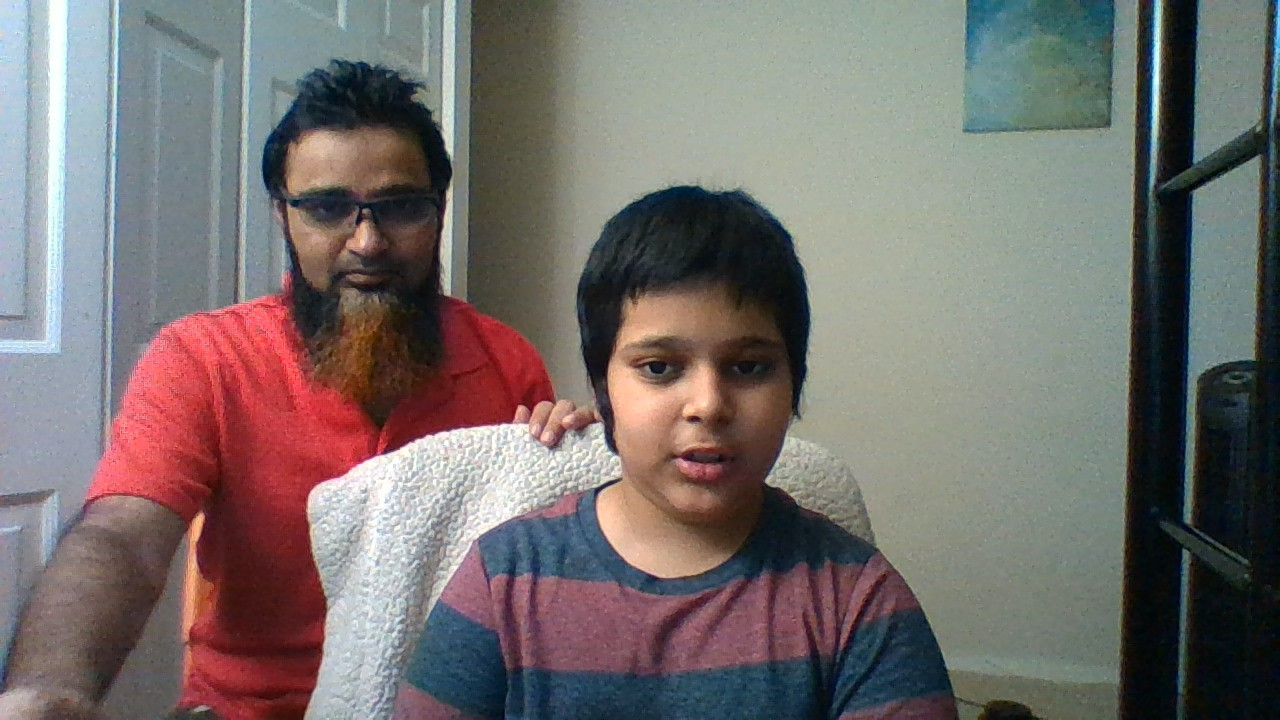
#> input picture face detection/WIN_20200810_14_47_46_Pro.jpg, 1280 x 720 px
$ python code.py
#> lines starting #> are read from the running program, lines starting #| are printed output that depends on the picture; after the words box and inside, x2 and y2 are one past the last pixel; in counts of white or black regions, pixels touching at a corner belong together
import cv2
face_cascade=cv2.CascadeClassifier(cv2.data.haarcascades+'haarcascade_frontalface_default.xml')
img=cv2.imread('WIN_20200810_14_47_46_Pro.jpg')
#> img is the input picture: shape (720, 1280, 3); mean B, G, R 108.8, 110.9, 117.6
faces=face_cascade.detectMultiScale(img,1.1,4)
#> faces = [[49, 538, 58, 58], [329, 558, 88, 88], [264, 132, 201, 201], [584, 273, 238, 238]]
for (x,y,w,h) in faces:
    cv2.rectangle(img,(x,y),(x+w,y+h),(255,0,0),2)
#> this loop made 4 passes
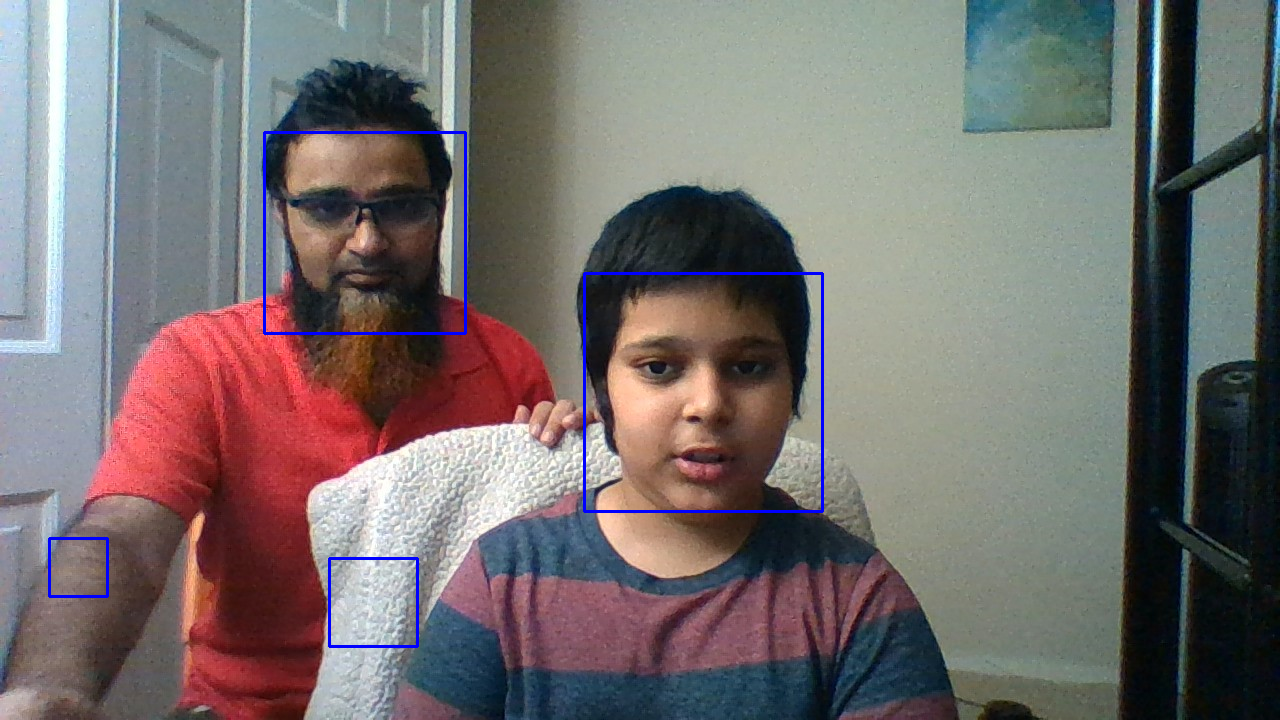
#> img: shape (720, 1280, 3); 0.76% of pixels changed, all inside (x1, y1, x2, y2) = (48, 131, 824, 648)
cv2.imshow('facesdetection',img)
cv2.waitKey()

$ run again, with face detection/test.jpg copied over face detection/WIN_20200810_14_47_46_Pro.jpg
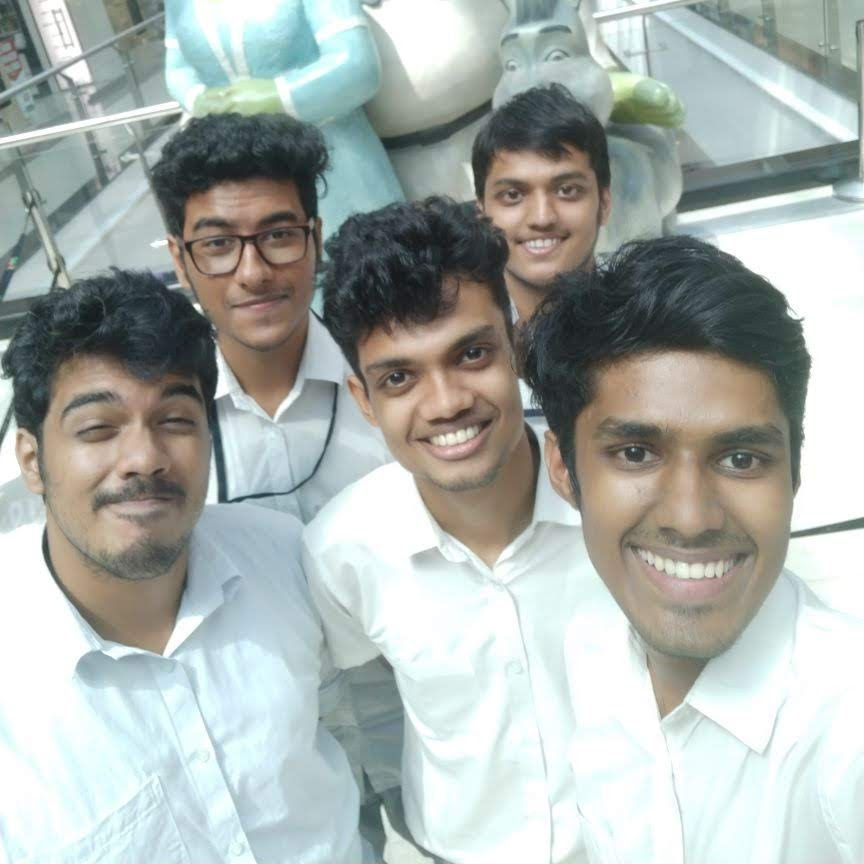
#> input picture face detection/test.jpg, 864 x 864 px
#> img is the input picture: shape (864, 864, 3); mean B, G, R 172.8, 176.6, 169.7
#> faces = [[472, 138, 137, 137], [166, 172, 168, 168], [33, 343, 208, 208], [336, 289, 208, 208], [545, 346, 277, 277]]
#> the loop `for (x,y,w,h) in faces:` made 5 passes
#> after the loop `for (x,y,w,h) in faces:`:
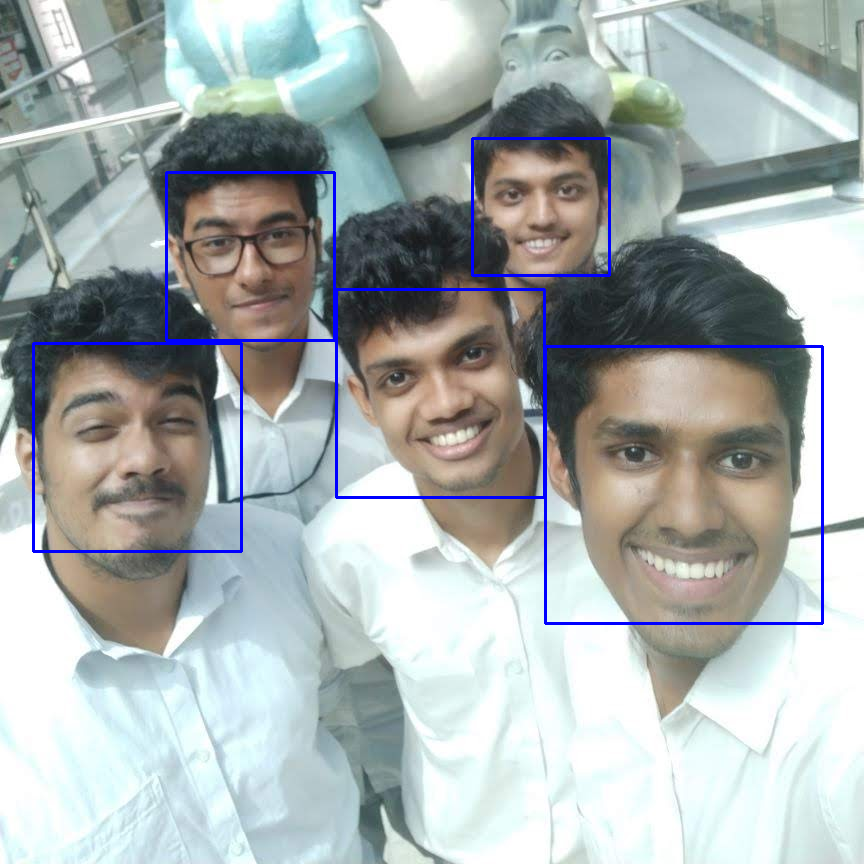
#> img: shape (864, 864, 3); 1.55% of pixels changed, all inside (x1, y1, x2, y2) = (32, 137, 824, 625)
